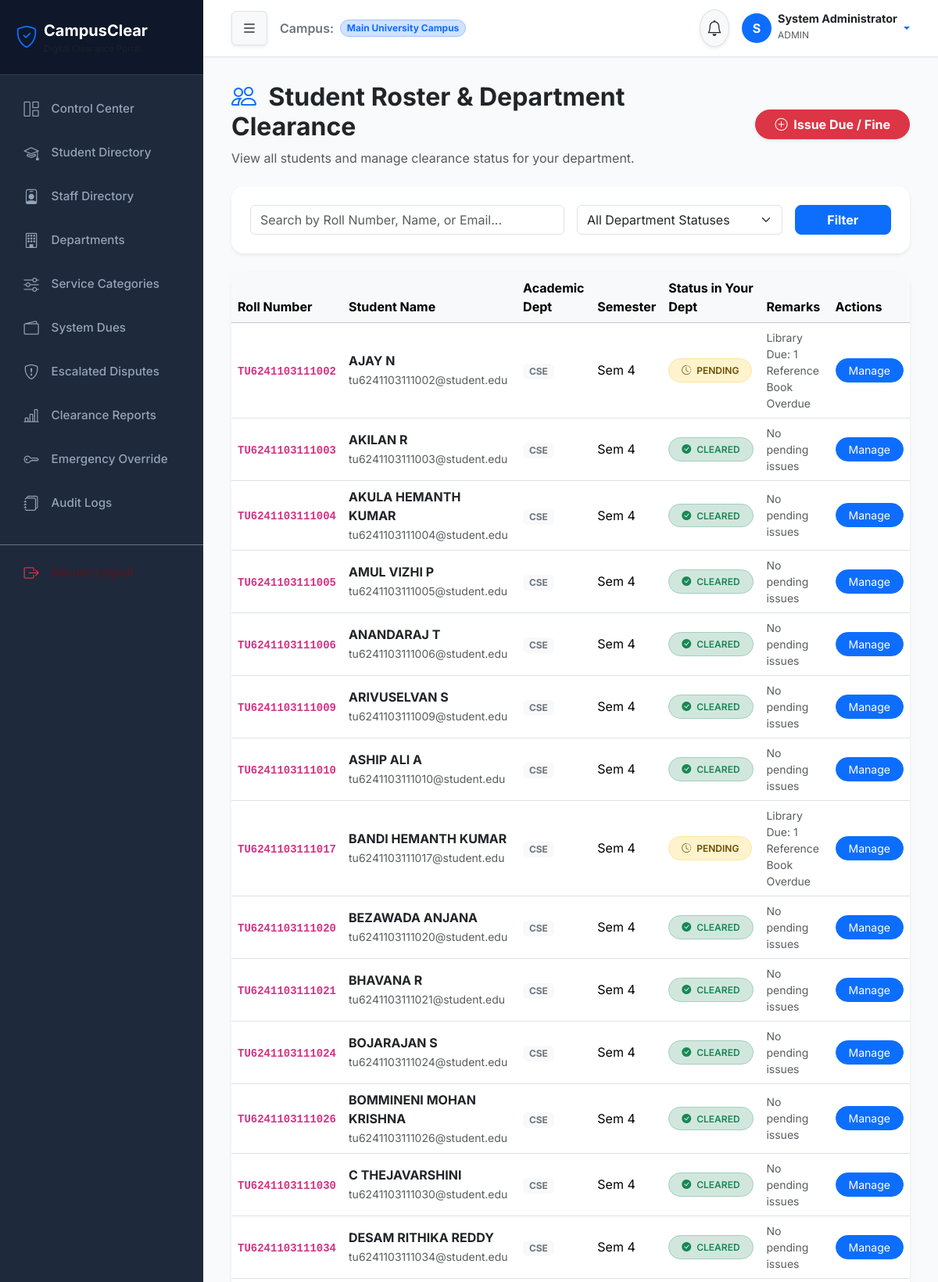
/staff/students.php (signed in, upper part), run on the app's committed database.
### tables this page shows
CREATE TABLE `clearance_status` (
  `id` int(11) NOT NULL AUTO_INCREMENT,
  `student_id` int(11) NOT NULL,
  `department_id` int(11) NOT NULL,
  `status` enum('cleared','pending','blocked') DEFAULT 'cleared',
  `remarks` text DEFAULT NULL,
  `last_updated_by` int(11) DEFAULT NULL,
  `updated_at` timestamp NOT NULL DEFAULT current_timestamp() ON UPDATE current_timestamp(),
  PRIMARY KEY (`id`),
  UNIQUE KEY `unique_student_dept` (`student_id`,`department_id`),
  KEY `department_id` (`department_id`),
  KEY `last_updated_by` (`last_updated_by`),
  CONSTRAINT `clearance_status_ibfk_1` FOREIGN KEY (`student_id`) REFERENCES `students` (`id`) ON DELETE CASCADE,
  CONSTRAINT `clearance_status_ibfk_2` FOREIGN KEY (`department_id`) REFERENCES `departments` (`id`),
  CONSTRAINT `clearance_status_ibfk_3` FOREIGN KEY (`last_updated_by`) REFERENCES `users` (`id`) ON DELETE SET NULL
);

CREATE TABLE `students` (
  `id` int(11) NOT NULL AUTO_INCREMENT,
  `user_id` int(11) NOT NULL,
  `roll_number` varchar(30) NOT NULL,
  `full_name` varchar(100) NOT NULL,
  `email` varchar(100) NOT NULL,
  `phone` varchar(20) DEFAULT NULL,
  `department_id` int(11) NOT NULL,
  `batch` varchar(20) NOT NULL,
  `semester` int(11) DEFAULT 1,
  `academic_year` varchar(20) DEFAULT NULL,
  `created_at` timestamp NOT NULL DEFAULT current_timestamp(),
  PRIMARY KEY (`id`),
  UNIQUE KEY `user_id` (`user_id`),
  UNIQUE KEY `roll_number` (`roll_number`),
  UNIQUE KEY `email` (`email`),
  KEY `department_id` (`department_id`),
  CONSTRAINT `students_ibfk_1` FOREIGN KEY (`user_id`) REFERENCES `users` (`id`) ON DELETE CASCADE,
  CONSTRAINT `students_ibfk_2` FOREIGN KEY (`department_id`) REFERENCES `departments` (`id`)
);

CREATE TABLE `departments` (
  `id` int(11) NOT NULL AUTO_INCREMENT,
  `name` varchar(100) NOT NULL,
  `code` varchar(20) NOT NULL,
  `description` text DEFAULT NULL,
  `is_active` tinyint(1) DEFAULT 1,
  `created_at` timestamp NOT NULL DEFAULT current_timestamp(),
  PRIMARY KEY (`id`),
  UNIQUE KEY `name` (`name`),
  UNIQUE KEY `code` (`code`)
);

### staff/students.php (the view, shortened to what this page needs)
<?php
require_once __DIR__ . '/../includes/header.php';
require_once __DIR__ . '/../includes/sidebar.php';
require_once __DIR__ . '/../includes/navbar.php';
$staff_dept_id = $_SESSION['department_id'] ?? null;
$search = trim($_GET['search'] ?? '');
$pdo = db();
$sql = "
    SELECT s.*, d.name as student_dept_name, d.code as student_dept_code,
           COALESCE(cs.status, 'cleared') as dept_status,
           cs.remarks as dept_remarks
    FROM students s
    JOIN departments d ON s.department_id = d.id
    LEFT JOIN clearance_status cs ON s.id = cs.student_id AND cs.department_id = :dept_id
    WHERE 1=1
";
$params = [':dept_id' => $staff_dept_id ?: 1];
$sql .= " ORDER BY s.roll_number ASC";
$stmt = $pdo->prepare($sql);
$stmt->execute($params);
$students = $stmt->fetchAll();
?>
<div class="container-fluid">
    <div class="row mb-4 align-items-center">
        <div class="col-md-8">
            <h2 class="fw-bold text-dark"><i class="bi bi-people me-2 text-primary"></i> Student Roster & Department Clearance</h2>
            <p class="text-muted mb-0">View all students and manage clearance status for your department.</p>
        </div>
        <div class="col-md-4 text-md-end mt-3 mt-md-0">
            <a href="<?= BASE_URL ?>/staff/add_due.php" class="btn btn-danger rounded-pill px-4 shadow-sm fw-bold">
                <i class="bi bi-plus-circle me-1"></i> Issue Due / Fine
            </a>
        </div>
    </div>
    <div class="card card-glass border-0 shadow-sm p-4 mb-4">
        <form method="GET" action="" class="row g-3">
            <div class="col-md-6">
                <input type="text" class="form-control" name="search" placeholder="Search by Roll Number, Name, or Email..." value="<?= sanitize($search) ?>">
            </div>
            <div class="col-md-4">
                <select class="form-select" name="status">
                    <option value="">All Department Statuses</option>
                </select>
            </div>
            <div class="col-md-2">
                <button type="submit" class="btn btn-primary w-100 rounded-3 fw-bold">Filter</button>
            </div>
        </form>
    </div>
    <div class="card card-glass border-0 shadow-sm">
        <div class="card-body p-0">
            <div class="table-responsive">
                <table class="table table-hover align-middle mb-0">
                    <thead class="table-light">
                        <tr>
                            <th>Roll Number</th>
                            <th>Student Name</th>
                            <th>Academic Dept</th>
                            <th>Semester</th>
                            <th>Status in Your Dept</th>
                            <th>Remarks</th>
                            <th>Actions</th>
                        </tr>
                    </thead>
                    <tbody>
                        <?php foreach ($students as $st): ?>
                            <tr>
                                <td class="fw-bold"><code><?= sanitize($st['roll_number']) ?></code></td>
                                <td>
                                    <strong class="text-dark d-block"><?= sanitize($st['full_name']) ?></strong>
                                    <small class="text-muted"><?= sanitize($st['email']) ?></small>
                                </td>
                                <td><span class="badge bg-light text-secondary"><?= sanitize($st['student_dept_code']) ?></span></td>
                                <td>Sem <?= $st['semester'] ?></td>
                                <td><?= get_status_badge($st['dept_status']) ?></td>
                                <td class="small text-muted" style="max-width: 250px;"><?= sanitize($st['dept_remarks'] ?: 'No issues') ?></td>
                                <td>
                                    <a href="<?= BASE_URL ?>/staff/student_detail.php?id=<?= $st['id'] ?>" class="btn btn-sm btn-primary rounded-pill px-3">
                                        Manage
                                    </a>
                                </td>
                            </tr>
                        <?php endforeach; ?>
                    </tbody>
                </table>
            </div>
        </div>
    </div>
</div>
<?php require_once __DIR__ . '/../includes/footer.php'; ?>

### includes/functions.php (shortened to what this page needs)
<?php
function sanitize($data) {
    return htmlspecialchars(trim((string)$data), ENT_QUOTES, 'UTF-8');
}
function get_status_badge($status) {
    $status_clean = strtolower(trim((string)$status));
    switch ($status_clean) {
        case 'cleared':
        case 'approved':
        case 'resolved':
        case 'active':
            return '<span class="badge bg-success-subtle text-success px-3 py-2 border border-success-subtle rounded-pill fw-semibold"><i class="bi bi-check-circle-fill me-1"></i> ' . strtoupper($status) . '</span>';
        case 'pending':
        case 'submitted':
        case 'in_progress':
        case 'open':
        case 'under_review':
            return '<span class="badge bg-warning-subtle text-warning-emphasis px-3 py-2 border border-warning-subtle rounded-pill fw-semibold"><i class="bi bi-clock-history me-1"></i> ' . strtoupper(str_replace('_', ' ', $status)) . '</span>';
    }
}

### assets/css/style.css (style rules this page uses)
:root { --primary-color: #4f46e5; --primary-hover: #4338ca; --secondary-color: #0ea5e9; --dark-bg: #0f172a; --sidebar-bg: #1e293b; --card-bg: #ffffff; --text-main: #334155; --text-muted: #64748b; --border-color: #e2e8f0; --success-bg: #dcfce7; --success-text: #15803d; --warning-bg: #fef9c3; --warning-text: #a16207; --danger-bg: #ffe4e6; --danger-text: #be123c; --shadow-sm: 0 1px 3px rgba(0,0,0,0.05); --shadow-md: 0 4px 6px -1px rgba(0,0,0,0.07), 0 2px 4px -1px rgba(0,0,0,0.04); --shadow-lg: 0 10px 25px -5px rgba(0,0,0,0.08), 0 8px 10px -6px rgba(0,0,0,0.03); }
body { font-family: 'Inter', system-ui, -apple-system, sans-serif; background-color: #f8fafc; color: var(--text-main); min-height: 100vh; display: flex; flex-direction: column; }
.card-glass { background: rgba(255, 255, 255, 0.95); backdrop-filter: blur(10px); border: 1px solid rgba(226, 232, 240, 0.8); border-radius: 1rem; box-shadow: var(--shadow-md); transition: transform 0.2s ease, box-shadow 0.2s ease; }

### data on the page
clearance_status: student.roll_number "TU6241103111002", student.full_name "AJAY N", student.email "tu6241103111002@student.edu", departments.code "CSE", student.semester "4", status "PENDING", remarks "Library Due: 1 Reference Book Overdue"
clearance_status: student.roll_number "TU6241103111003", student.full_name "AKILAN R", student.email "tu6241103111003@student.edu", departments.code "CSE", student.semester "4", status "CLEARED", remarks "No pending issues"
clearance_status: student.roll_number "TU6241103111004", student.full_name "AKULA HEMANTH KUMAR", student.email "tu6241103111004@student.edu", departments.code "CSE", student.semester "4", status "CLEARED", remarks "No pending issues"
clearance_status: student.roll_number "TU6241103111005", student.full_name "AMUL VIZHI P", student.email "tu6241103111005@student.edu", departments.code "CSE", student.semester "4", status "CLEARED", remarks "No pending issues"
clearance_status: student.roll_number "TU6241103111006", student.full_name "ANANDARAJ T", student.email "tu6241103111006@student.edu", departments.code "CSE", student.semester "4", status "CLEARED", remarks "No pending issues"
clearance_status: student.roll_number "TU6241103111009", student.full_name "ARIVUSELVAN S", student.email "tu6241103111009@student.edu", departments.code "CSE", student.semester "4", status "CLEARED", remarks "No pending issues"
clearance_status: student.roll_number "TU6241103111010", student.full_name "ASHIP ALI A", student.email "tu6241103111010@student.edu", departments.code "CSE", student.semester "4", status "CLEARED", remarks "No pending issues"
clearance_status: student.roll_number "TU6241103111017", student.full_name "BANDI HEMANTH KUMAR", student.email "tu6241103111017@student.edu", departments.code "CSE", student.semester "4", status "PENDING", remarks "Library Due: 1 Reference Book Overdue"
clearance_status: student.roll_number "TU6241103111020", student.full_name "BEZAWADA ANJANA", student.email "tu6241103111020@student.edu", departments.code "CSE", student.semester "4", status "CLEARED", remarks "No pending issues"
clearance_status: student.roll_number "TU6241103111021", student.full_name "BHAVANA R", student.email "tu6241103111021@student.edu", departments.code "CSE", student.semester "4", status "CLEARED", remarks "No pending issues"
clearance_status: student.roll_number "TU6241103111024", student.full_name "BOJARAJAN S", student.email "tu6241103111024@student.edu", departments.code "CSE", student.semester "4", status "CLEARED", remarks "No pending issues"
clearance_status: student.roll_number "TU6241103111026", student.full_name "BOMMINENI MOHAN KRISHNA", student.email "tu6241103111026@student.edu", departments.code "CSE", student.semester "4", status "CLEARED", remarks "No pending issues"
clearance_status: student.roll_number "TU6241103111030", student.full_name "C THEJAVARSHINI", student.email "tu6241103111030@student.edu", departments.code "CSE", student.semester "4", status "CLEARED", remarks "No pending issues"
clearance_status: student.roll_number "TU6241103111034", student.full_name "DESAM RITHIKA REDDY", student.email "tu6241103111034@student.edu", departments.code "CSE", student.semester "4", status "CLEARED", remarks "No pending issues"

### other printed values
APP_NAME "CampusClear"
substr($user['full_name'], 0, 1) "S"
$user['full_name'] "System Administrator"
$user['role'] "ADMIN"
